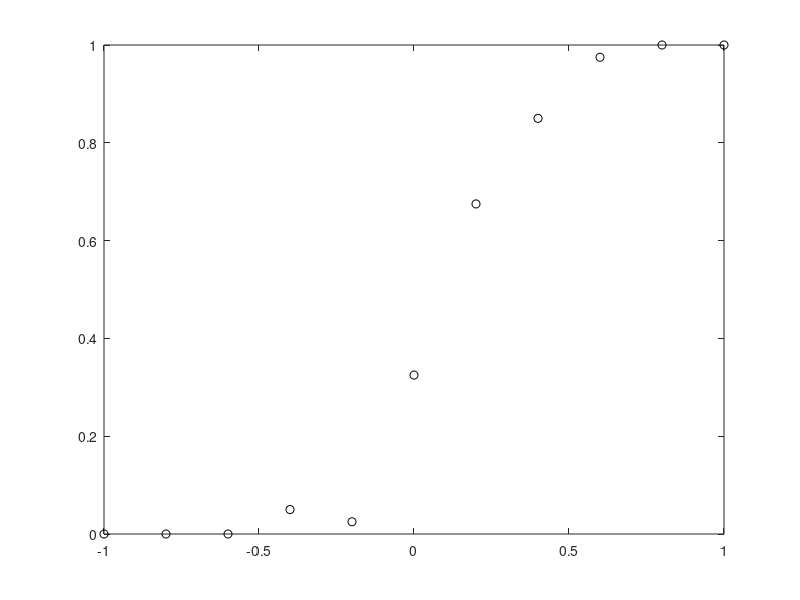

This chart was generated by the following MATLAB code: (Note: this script raises an error after producing the figure.)
%CurvefitDemoWH
%plot all 4 subjects' data in separate subplots
clear all

data = [   -1.0000         0   40.0000;
    -0.8000         0   40.0000;
    -0.6000         0   40.0000;
    -0.4000    0.0500   40.0000;
    -0.2000    0.0250   40.0000;
    0    0.3250   40.0000;
    0.2000    0.6750   40.0000;
    0.4000    0.8500   40.0000;
    0.6000    0.9750   40.0000;
    0.8000    1.0000   40.0000;
    1.0000    1.0000   40.0000];

%% curve fitting parameters
sigmoid='cumulative gaussian';      %Specify which function for curve fit.
% sigmoid='logistic';
% sigmoid='weibull';
% sigmoid='gumbel';
% sigmoid='linear';

ci=68;      %Percentage width of confidence intervals.
switch ci
    case 95
        limits=[0.025 0.975];
    case 68
        limits=[0.16 0.84];
end
curveOpts = {
    'PLOT_OPT' 'no plot' % 'plot without stats'
    'verbose' 'false'
    'N_INTERVALS' 1
    'RUNS' 0
    'SHAPE' sigmoid
    'CUTS' [0.25 0.5 0.75] %take threshold at midpoint only
    'conf' limits}'; %note transposed
%    'GAMMA_LIMITS' [0,0.01]
%    'LAMBDA_LIMITS' [0,0.01]

%% curve fitting

figure
h=plot(data(:,1),data(:,2),'ko');%
hold on
[S] = pfit(data, curveOpts{:}); %run Wichman&Hill curvefit
midpoints  = S.thresholds.est(2);
thresholds = abs(S.thresholds.est(3)-S.thresholds.est(2));
plotpf(S.shape, S.params.est,'color',[1 0 0]); %plot fitted curve
xlim([-1 1]);
xtick(-1:0.5:1)
ylim([0 1]);
ytick([0 0.25 0.5 0.75 1]);
xlabel('Position of horizontal line');
ylabel('Proportion upwards');
axis square

display(midpoints); display(thresholds);

